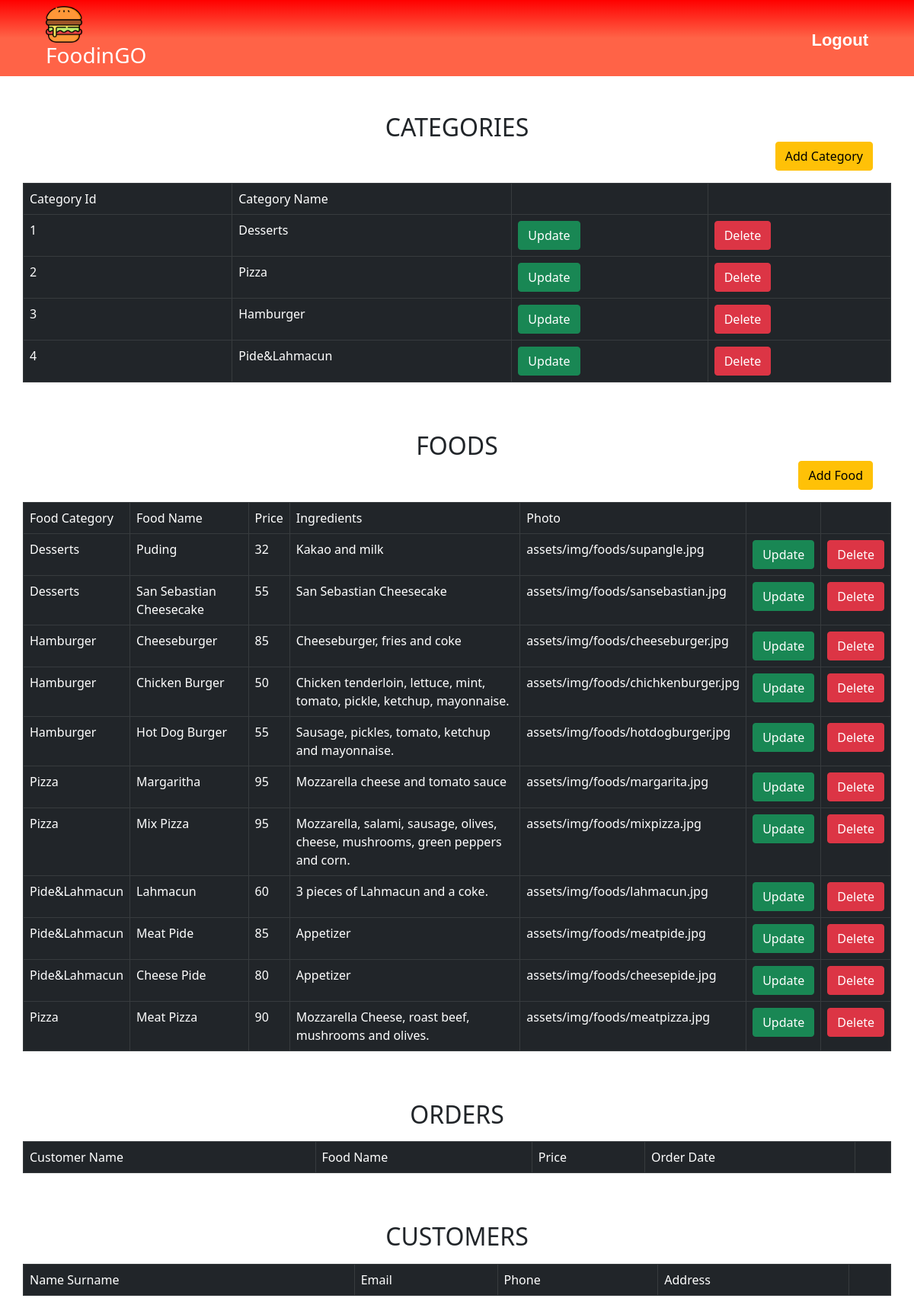
/adminpanel.php (signed in), run on the app's committed database.
### tables this page shows
CREATE TABLE `foodcategories` (
  `id` int(11) NOT NULL,
  `category` varchar(30) NOT NULL
);

CREATE TABLE `foods` (
  `id` int(11) NOT NULL,
  `categoryid` int(11) NOT NULL,
  `name` varchar(50) NOT NULL,
  `price` int(11) NOT NULL,
  `ingredients` varchar(200) NOT NULL,
  `photo` varchar(200) NOT NULL
);

### adminpanel.php (the view, shortened to what this page needs)
<?php
require('connection.php');
include('adminpanelheader.php');
?>
<section class="page-section" id="Categories">
    <div class="container mt-lg-5">
        <h2 class="page-section-heading text-center text-uppercase text-dark mb-0">Categories</h2>
        <div class="container d-flex justify-content-end gap-2">
            <a href="addcategory.php" class="btn btn-warning mr-2" id="addcategory" role="button" aria-disabled="true">Add Category</a>
        </div>
        <div class="row mt-lg-3">
            <table class="table table-bordered  table-dark">
                <tr>
                    <td>Category Id</td>
                    <td>Category Name</td>
                    <td></td>
                    <td></td>
                </tr>
                <?php
                $sqlCategory = "SELECT * FROM  foodcategories";
                $resultCategory = $conn->query($sqlCategory);
                if ($resultCategory->num_rows > 0) {
                    while ($rowCategory = $resultCategory->fetch_assoc()) { ?>
                        <tr>
                            <td><?php echo $rowCategory["id"]; ?></td>
                            <td>
                                <?php echo $rowCategory["category"]; ?>
                            </td>
                            <td><a class="btn btn-success text-white" href="editcategory.php?id=<?php echo $rowCategory['id'] ?>" type="submit">Update</a>
                            </td>
                            <td><a class="btn btn-danger text-white" href="deletecategory.php?id=<?php echo $rowCategory['id'] ?>" type="submit">Delete</a>
                            </td>
                        </tr>
                        <?php }}?>
            </table>
        </div>
    </div>
</section>
<section class="page-section" id="Foods">
    <div class="container mt-lg-5">
        <h2 class="page-section-heading text-center text-uppercase text-dark mb-0">Foods</h2>
        <div class="container d-flex justify-content-end gap-2">
            <a href="addfood.php" class="btn btn-warning mr-2" id="addfood" role="button" aria-disabled="true">Add Food</a>
        </div>
        <div class="row mt-lg-3">
            <table class="table table-bordered  table-dark">
                <tr>
                    <td>Food Category</td>
                    <td>Food Name</td>
                    <td>Price</td>
                    <td>Ingredients</td>
                    <td>Photo</td>
                    <td></td>
                    <td></td>
                </tr>
                <?php
                $sqlFood = "SELECT * FROM  foods";
                $resultFood = $conn->query($sqlFood);
                if ($resultFood->num_rows > 0) {
                    while ($rowFood = $resultFood->fetch_assoc()) { ?>
                        <tr>
                            <td>
                                <?php
                                $categoryName = "SELECT * FROM foodcategories where id='" . $rowFood["categoryid"] . "'";
                                $resultCategory = $conn->query($categoryName);
                                $name = $resultCategory->fetch_assoc();
                                echo $name["category"];
                                ?>
                            </td>
                            <td><?php echo $rowFood["name"]; ?></td>
                            <td><?php echo $rowFood["price"]; ?></td>
                            <td><?php echo $rowFood["ingredients"]; ?></td>
                            <td><?php echo $rowFood["photo"]; ?></td>
                            <td><a class="btn btn-success text-white" href="editfood.php?id=<?php echo $rowFood['id'] ?>"type="submit">Update</a></td>
                            <td><a class="btn btn-danger text-white" href="deletefood.php?id=<?php echo $rowFood['id'] ?>" type="submit">Delete</a></td>
                        </tr>
                        <?php }}?>
            </table>
        </div>
    </div>
</section>
<section class="page-section" id="Orders">
    <div class="container mt-lg-5">
        <h2 class="page-section-heading text-center text-uppercase text-dark mb-0">Orders</h2>
        <div class="row mt-lg-3">
            <table class="table table-bordered  table-dark">
                <tr>
                    <td>Customer Name</td>
                    <td>Food Name</td>
                    <td>Price</td>
                    <td>Order Date</td>
                    <td></td>
                </tr>
            </table>
        </div>
    </div>
</section>
<section class="page-section" id="Customers">
    <div class="container mt-lg-5">
        <h2 class="page-section-heading text-center text-uppercase text-dark mb-0">Customers</h2>
        <div class="row mt-lg-3">
            <table class="table table-bordered  table-dark">
                <tr>
                    <td>Name Surname</td>
                    <td>Email</td>
                    <td>Phone</td>
                    <td>Address</td>
                    <td></td>
                </tr>
            </table>
        </div>
    </div>
</section>

### data on the page
foodcategories: id "1", category "Desserts"
foodcategories: id "2", category "Pizza"
foodcategories: id "3", category "Hamburger"
foodcategories: id "4", category "Pide&Lahmacun"
foods: foodcategories.category "Desserts", name "Puding", price "32", ingredients "Kakao and milk", photo "assets/img/foods/supangle.jpg"
foods: foodcategories.category "Desserts", name "San Sebastian Cheesecake", price "55", ingredients "San Sebastian Cheesecake", photo "assets/img/foods/sansebastian.jpg"
foods: foodcategories.category "Hamburger", name "Cheeseburger", price "85", ingredients "Cheeseburger, fries and coke", photo "assets/img/foods/cheeseburger.jpg"
foods: foodcategories.category "Hamburger", name "Chicken Burger", price "50", ingredients "Chicken tenderloin, lettuce, mint, tomato, pickle, ketchup, mayonnaise.", photo "assets/img/foods/chichkenburger.jpg"
foods: foodcategories.category "Hamburger", name "Hot Dog Burger", price "55", ingredients "Sausage, pickles, tomato, ketchup and mayonnaise.", photo "assets/img/foods/hotdogburger.jpg"
foods: foodcategories.category "Pizza", name "Margaritha", price "95", ingredients "Mozzarella cheese and tomato sauce", photo "assets/img/foods/margarita.jpg"
foods: foodcategories.category "Pizza", name "Mix Pizza", price "95", ingredients "Mozzarella, salami, sausage, olives, cheese, mushrooms, green peppers and corn.", photo "assets/img/foods/mixpizza.jpg"
foods: foodcategories.category "Pide&Lahmacun", name "Lahmacun", price "60", ingredients "3 pieces of Lahmacun and a coke.", photo "assets/img/foods/lahmacun.jpg"
foods: foodcategories.category "Pide&Lahmacun", name "Meat Pide", price "85", ingredients "Appetizer", photo "assets/img/foods/meatpide.jpg"
foods: foodcategories.category "Pide&Lahmacun", name "Cheese Pide", price "80", ingredients "Appetizer", photo "assets/img/foods/cheesepide.jpg"
foods: foodcategories.category "Pizza", name "Meat Pizza", price "90", ingredients "Mozzarella Cheese, roast beef, mushrooms and olives.", photo "assets/img/foods/meatpizza.jpg"
